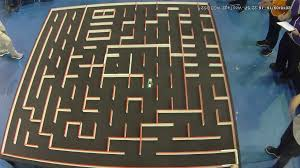
#> input picture operation phoenix/images.jpg, 300 x 168 px
$ python -i bot_recognition.py   (imports and definitions only)
#> lines starting #> are read from the running program, lines starting #| are printed output that depends on the picture; after the words box and inside, x2 and y2 are one past the last pixel; in counts of white or black regions, pixels touching at a corner belong together
import cv2
import numpy as np

def biggest_contour(image_hsv, lower, upper):
    mask = cv2.inRange(image_hsv, lower, upper)

    contours, _ = cv2.findContours(mask, cv2.RETR_EXTERNAL, cv2.CHAIN_APPROX_SIMPLE)

    biggest = max(contours, key=cv2.contourArea)

    moment = cv2.moments(biggest)
    center = np.array([int(moment["m10"] / moment["m00"]), int(moment["m01"] / moment["m00"])])

    return center

def get_orientation(image):
    image_hsv = cv2.cvtColor(image, cv2.COLOR_BGR2HSV)

    lower_green = np.array([30, 0, 135])
    upper_green = np.array([35, 255, 255])

    green = biggest_contour(image_hsv, lower_green, upper_green)

    lower_red = np.array([167, 136, 182])
    upper_red = np.array([194, 255, 255])

    red = biggest_contour(image_hsv, lower_red, upper_red)

    center = (green + red) / 2
    angle = np.arctan2(green[1] - red[1], green[0] - red[0])

    return center, angle

>>> import cv2
>>> picture = cv2.imread('images.jpg')
#> picture is the input picture: shape (168, 300, 3); mean B, G, R 84.7, 91.1, 91
>>> result = get_orientation(picture)
#> in get_orientation, `image_hsv = cv2.cvtColor(image, cv2.COLOR_BGR2HSV)`: image_hsv: shape (168, 300, 3); mean H, S, V 47.5, 80.7, 103.9
#> in biggest_contour, `mask = cv2.inRange(image_hsv, lower, upper)`:
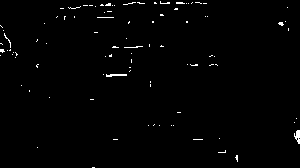
#> mask: shape (168, 300); 1% white in thin lines or dots
#> in biggest_contour, `contours, _ = cv2.findContours(mask, cv2.RETR_EXTERNAL, cv2.CHAIN_APPR..`: contours = 94 contours, 92 with area under 20; largest, box (x1, y1, x2, y2) and area: (294, 130, 300, 144) 36, (106, 74, 127, 77) 22
#> in biggest_contour, `biggest = max(contours, key=cv2.contourArea)`: biggest = contour of 18 points, box (x1, y1, x2, y2) (294, 130, 300, 144), area 36
#> in biggest_contour, `moment = cv2.moments(biggest)`: moment = moments, m00 36.5, centre m10/m00, m01/m00 = (297.3, 135.9)
#> in biggest_contour, `center = np.array([int(moment["m10"] / moment["m00"]), int(moment["m01..`: center = [297, 135]
#> in biggest_contour (call 2), `mask = cv2.inRange(image_hsv, lower, upper)`: mask: shape (168, 300); every value is 0
#> (the run stopped early here; a loop or call above may not have finished)

$ run again, on operation phoenix/maze2.jpg
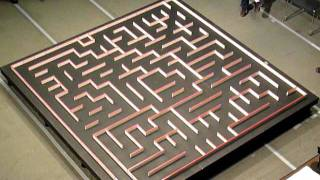
#> input picture operation phoenix/maze2.jpg, 320 x 180 px
#> picture is the input picture: shape (180, 320, 3); mean B, G, R 100.7, 117.7, 130.4
#> image_hsv: shape (180, 320, 3); mean H, S, V 21.9, 65.6, 130.7
#> in biggest_contour, `mask = cv2.inRange(image_hsv, lower, upper)`:
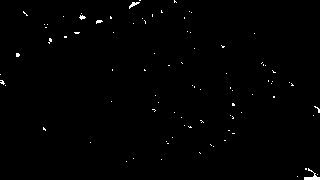
#> mask: shape (180, 320); 0.65% white in thin lines or dots
#> contours = 88 contours, 87 with area under 20; largest, box (x1, y1, x2, y2) and area: (304, 168, 320, 180) 40
#> biggest = contour of 18 points, box (x1, y1, x2, y2) (304, 168, 320, 180), area 40
#> moment = moments, m00 40, centre m10/m00, m01/m00 = (311.9, 177)
#> center = [311, 177]
#> mask: shape (180, 320); every value is 0
